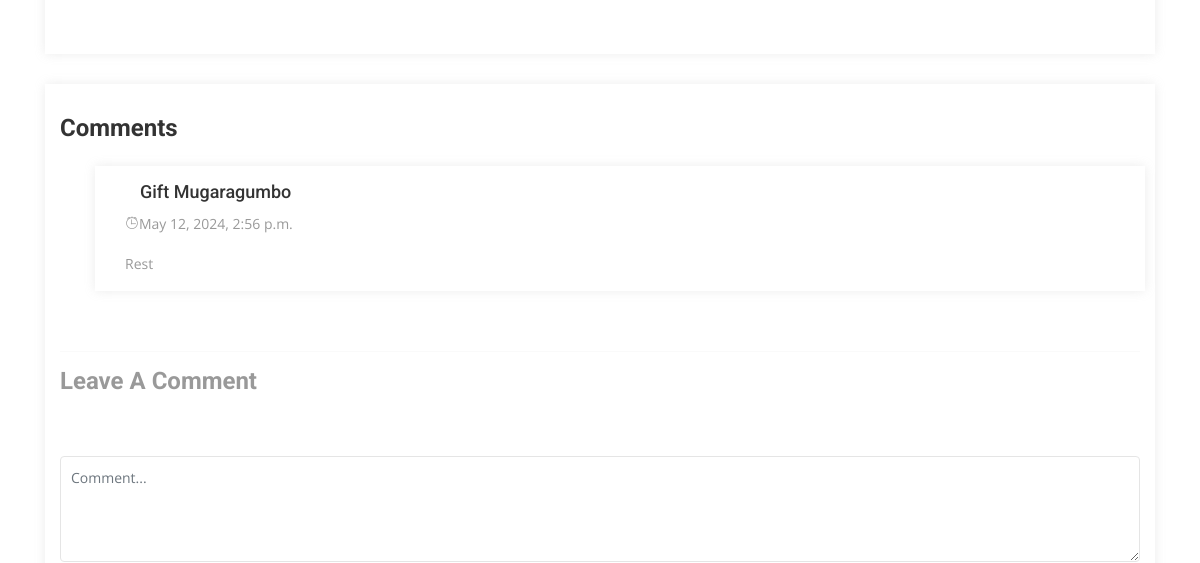
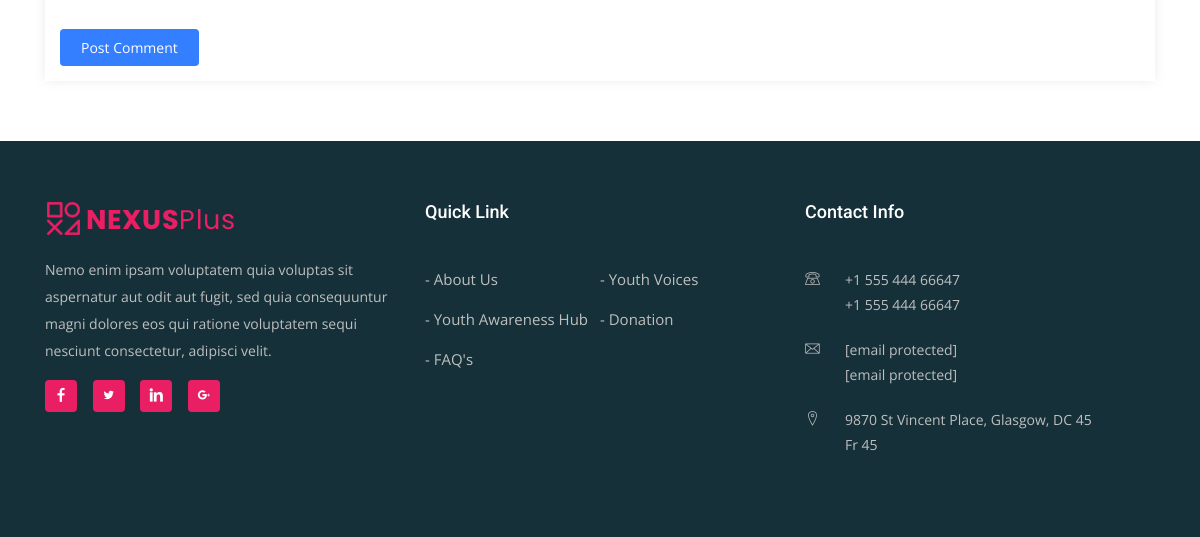
The page /blog-detail/1/ (lower part) on the database as committed earlier (2 pictures, top to bottom).
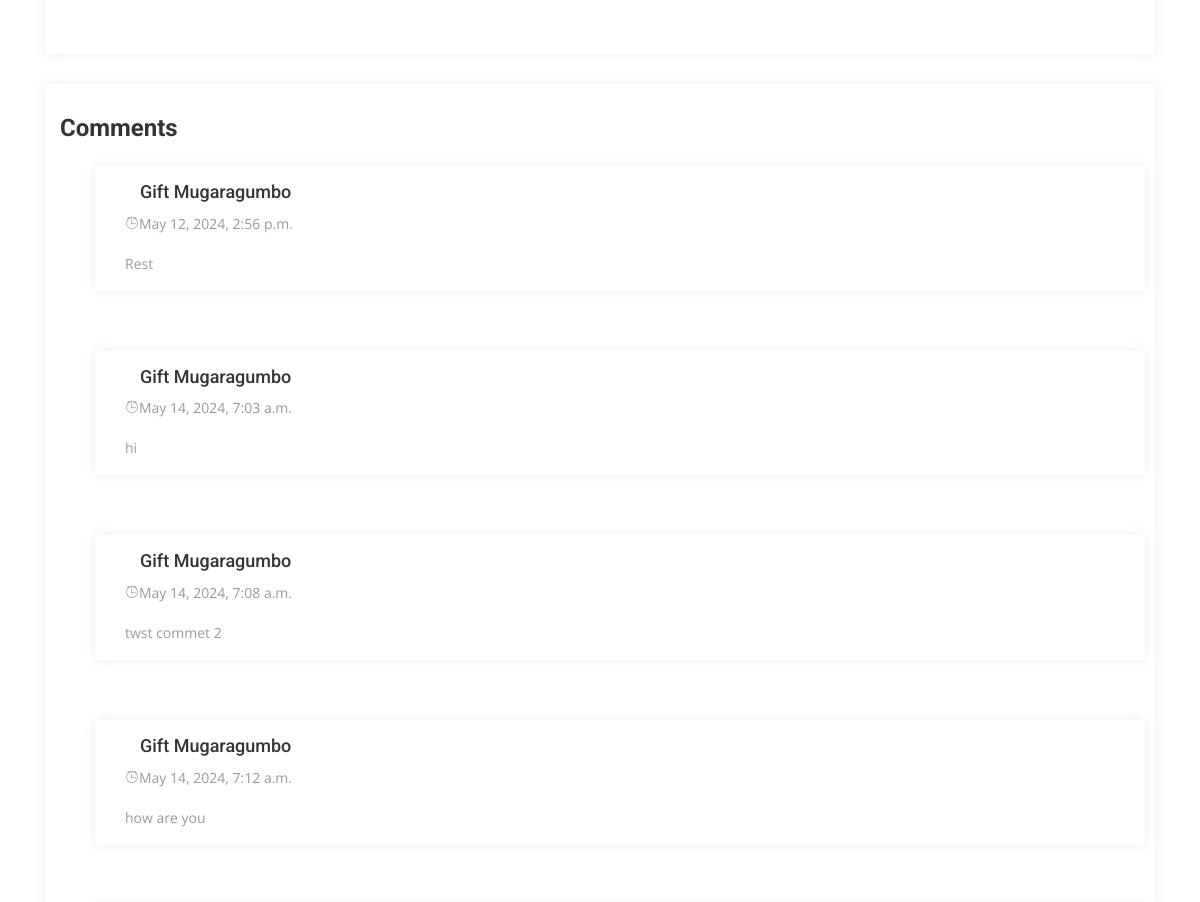
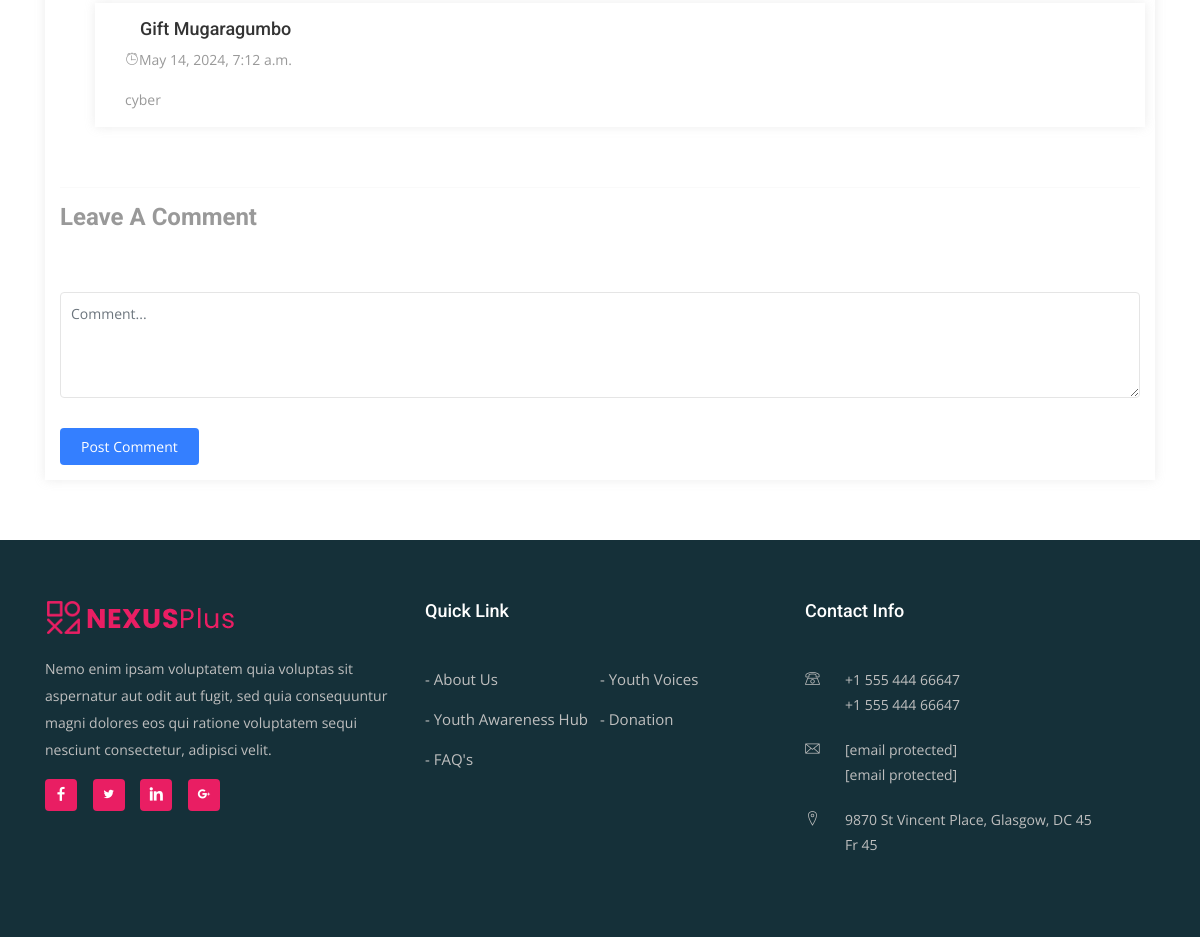
The same page on the database as committed later (2 pictures, top to bottom).
### core/models.py (models this page shows, shortened)
class BlogComment(models.Model):
    blog = models.ForeignKey(BlogItem, on_delete=models.CASCADE)
    posted_by = models.ForeignKey(User, on_delete=models.CASCADE)
    comment = models.CharField(max_length=1200)
    date_posted = models.DateTimeField(auto_now_add=True)

class User(AbstractBaseUser):
    email = models.EmailField(
        verbose_name='email address',
        max_length=255,
        unique=True,
    )
    first_name = models.CharField(max_length=255)
    last_name = models.CharField(max_length=255, blank=True)
    is_active = models.BooleanField(default=True)
    is_admin = models.BooleanField(default=False)
    is_staff = models.BooleanField(default=False)
    objects = MyUserManager()
    USERNAME_FIELD = 'email'
    REQUIRED_FIELDS = ['first_name', 'last_name']
    @property
    def full_name(self):
        return self.first_name + ' ' + self.last_name

### core/views.py (the view, shortened to what this page needs)
# urls.py: path('blog-detail/<int:id>/', views.blog_detail_view, name="blog-detail"),
def blog_detail_view(request, id):
    blog_item = BlogItem.objects.filter(id=id).first()
    comments = BlogComment.objects.filter(blog=blog_item)
    context = {
        'blog_nav': 'active',
        'blog_item': blog_item,
        'comments': comments,
        'form': CommentForm()
    }
    return render(request, 'blog_detail.html', context)

### core/forms.py
class CommentForm(forms.Form):
    comment = forms.CharField(
        widget=forms.Textarea(attrs={'class': 'form-control', 'cols': 45, 'rows': 4, 'placeholder': 'Comment'}))

### templates/blog_detail.html (shortened to what this page needs)
{% extends 'base.html' %}
{% load static %}
{% block content %}
<div id="content" class="section-padding">
<div class="container">
<div class="row">
<div class="col-lg-12 col-md-12 col-xs-12">
<div class="blog-post single-post">
<div class="post-content">
</div>
</div>
<div id="comments">
<div class="comment-box">
<h3>Comments</h3>
<ol class="comments-list">
{% for comment in comments %}
    <li>
<div class="media col-lg-12 col-md-12col-xs-12">
<div class="info-body col-lg-12 col-md-12col-xs-12">
<div class="media-heading col-lg-12 col-md-12col-xs-12">
<h4 class="name col-lg-12 col-md-12col-xs-12">{{ comment.posted_by.full_name }}</h4>
<span class="comment-date"><i class="lni-alarm-clock"></i>{{ comment.date_posted }}</span>
</div>
    <p class="col-lg-12 col-md-12col-xs-12">{{ comment.comment }}</p>
</div>
</div>
    {% endfor %}
</ol>
<div id="respond">
<h2 class="respond-title">Leave A Comment</h2>
<form action="{% url 'blog-detail' blog_item.id %}" method="post">
<div class="row">
<div class="col-lg-12 col-md-12col-xs-12">
<div class="form-group">
<textarea id="comment" class="form-control" name="comment" cols="45" rows="4" placeholder="Comment..."></textarea>
</div>
<button type="submit" id="submit" class="btn btn-common">Post Comment</button>
</div>
</div>
</form>
</div>
</div>
</div>
</div>
</div>
</div>
</div>
{% endblock content %}

Rows that differ between the two databases and show on the page:
added BlogComment: posted_by.full_name "Gift Mugaragumbo", date_posted "May 14, 2024, 7:03 a.m.", comment "hi"
added BlogComment: posted_by.full_name "Gift Mugaragumbo", date_posted "May 14, 2024, 7:08 a.m.", comment "twst commet 2"
added BlogComment: posted_by.full_name "Gift Mugaragumbo", date_posted "May 14, 2024, 7:12 a.m.", comment "how are you"
added BlogComment: posted_by.full_name "Gift Mugaragumbo", date_posted "May 14, 2024, 7:12 a.m.", comment "cyber"
